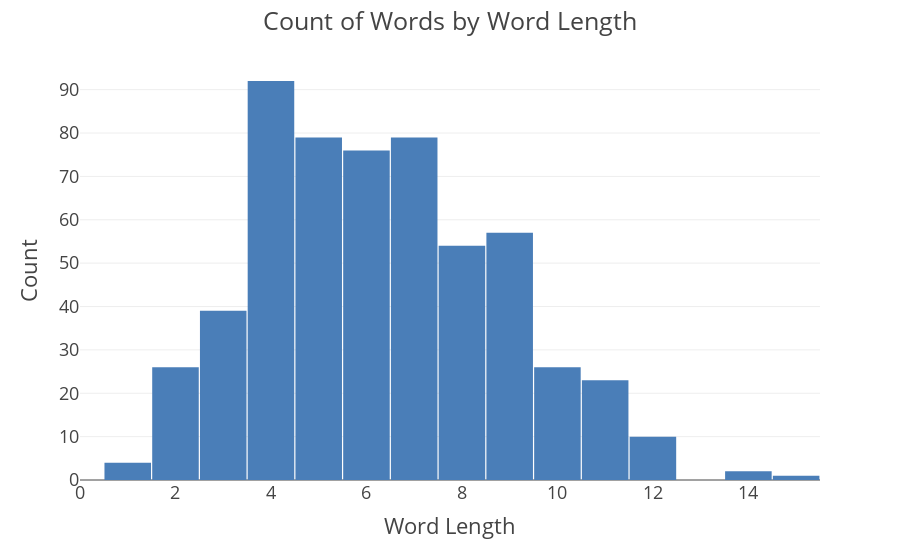

This figure's notebook cell:
### Markdown cell above
### Plot a histogram of the count of words by word length for all words in the document

### Code cell
df = pd.DataFrame(distinct_word_dict.items(), columns = ['word', 'count'])
df['word_length'] = df['word'].str.len()

#May need to install plotly if it isn't installed already
fig = df['word_length'].hist(backend = 'plotly')

fig.update_layout(
    title = 'Count of Words by Word Length',
    bargap = 0.025,
    template = 'presentation',
    xaxis = dict(title = 'Word Length'),
    yaxis = dict(title = 'Count'),
    showlegend = False
)

fig.update_xaxes(rangemode="tozero")
fig.update_traces(marker_color = '#4a7eb8')

### Figure 1 — Plotly figure (JSON) as saved in the notebook; plotly's stock layout.template omitted (floating-point values rounded to 4 significant figures; data arrays with more than 128 entries replaced by an {"elided": "..."} marker saying what was removed)
{"data": [{"alignmentgroup": "True", "bingroup": "x", "hovertemplate": "variable=word_length<br>value=%{x}<br>count=%{y}<extra></extra>", "legendgroup": "word_length", "marker": {"color": "#4a7eb8"}, "name": "word_length", "offsetgroup": "word_length", "orientation": "v", "showlegend": true, "type": "histogram", "x": {"elided": "568 int values"}, "xaxis": "x", "yaxis": "y"}], "layout": {"bargap": 0.025, "barmode": "relative", "legend": {"title": {"text": "variable"}, "tracegroupgap": 0}, "margin": {"t": 60}, "showlegend": false, "title": {"text": "Count of Words by Word Length"}, "xaxis": {"anchor": "y", "domain": [0, 1], "rangemode": "tozero", "title": {"text": "Word Length"}}, "yaxis": {"anchor": "x", "domain": [0, 1], "title": {"text": "Count"}}}}
